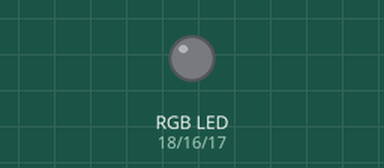
Bench run of a sketch on a simulated ESP32. Parts: an RGB LED mixed from three pins (HIGH = lit). Dim RGB values are drawn brighter than linear.

Above: at 0.15 s.
At 13.41 s:
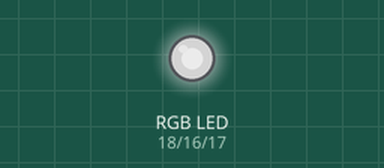
Timing chart, 0 to 13.4 s (numbered marks = the images above):
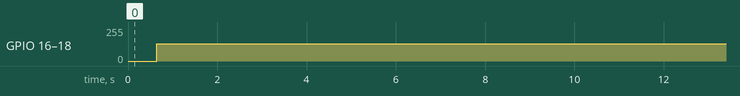

Measured:
- by itself, GPIO 16 (green_pin), GPIO 17 (blue_pin), GPIO 18 (red_pin): 0/255 → 128/255 at 0.64 s

The sketch:

RGB_PWM.ino
```cpp
// Ryan Root
// 8/21/24
// PWM control working example

const int green_pin = 16;
const int blue_pin = 17;
const int red_pin = 18;

// PWM Control Setup
const int frequency = 5000;
const int resolution = 8;

void change_color(int red, int green, int blue) {
  ledcWrite(red_pin, red);
  ledcWrite(green_pin, green);
  ledcWrite(blue_pin, blue);
}

// the updated ledc API will automatically assign pins to PWM channels
// use ledcAttach(uint8_t pin, uint32_t freq, uint8_t resolution);
void setup() {
  ledcAttach(green_pin, frequency, resolution);
  ledcAttach(blue_pin, frequency, resolution);
  ledcAttach(red_pin, frequency, resolution);
}

void loop() {
  // fade entire LED strip up in brightness (color will be white)
  for (int i = 0; i <= 255; i++) {
    change_color(i, i, i);
    delay(5);
  }
}
```
